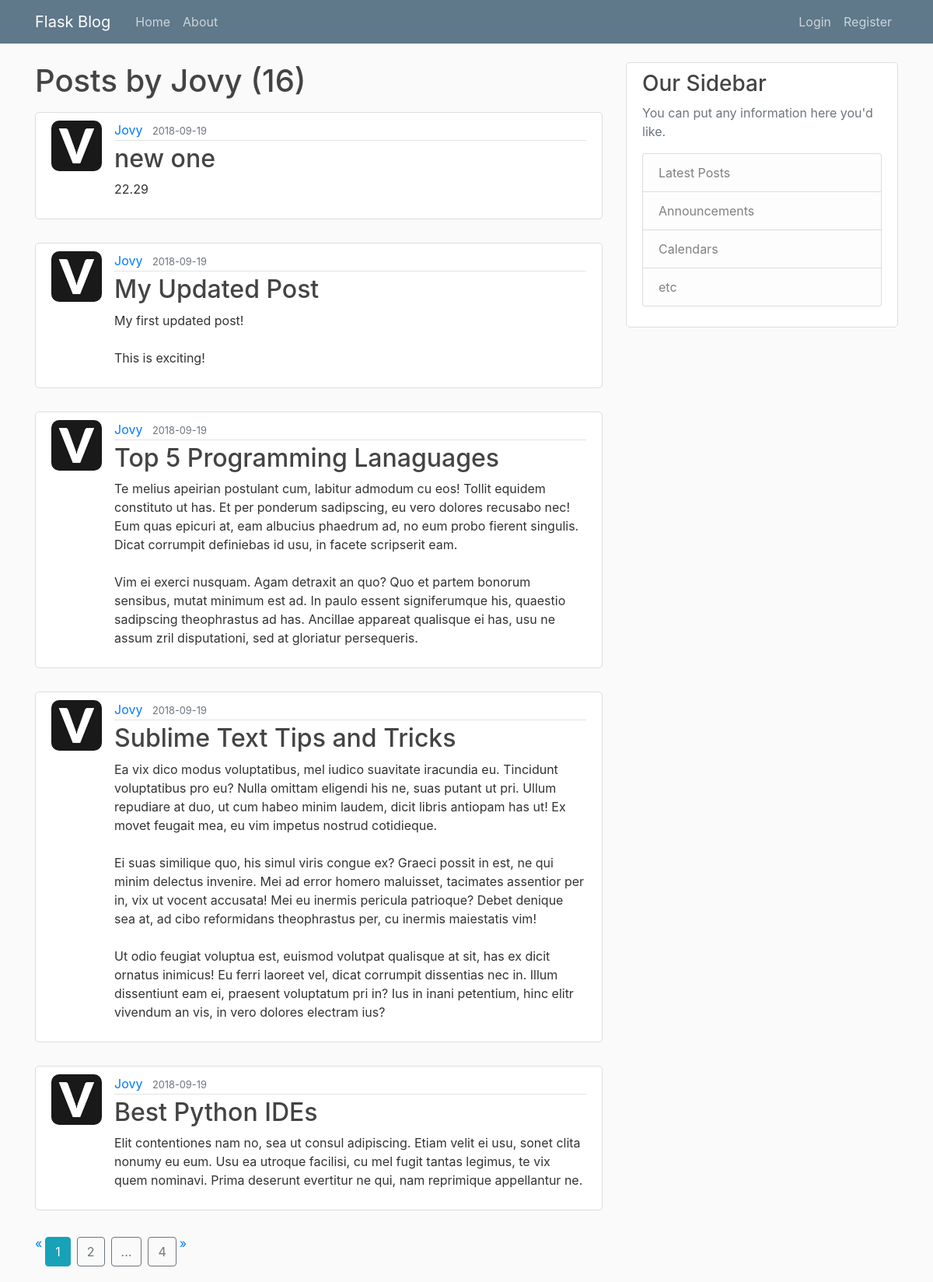
The app's page /user/Jovy with its own data.
### flaskblog/models.py (models this page shows, shortened)
class User(db.Model, UserMixin):
    id = db.Column(db.Integer, primary_key=True)
    username = db.Column(db.String(20), unique=True, nullable=False)
    email = db.Column(db.String(120), unique=True, nullable=False)
    image_file = db.Column(db.String(20), nullable=False, default='default.jpg')
    password = db.Column(db.String(60), nullable=False)
    posts = db.relationship('Post', backref='author', lazy='dynamic')

class Post(db.Model):
    id = db.Column(db.Integer, primary_key=True)
    title = db.Column(db.String(100), nullable=False)
    date_posted = db.Column(db.DateTime, nullable=False, default=datetime.utcnow())
    content = db.Column(db.Text, nullable=False)
    user_id = db.Column(db.Integer, db.ForeignKey('user.id'), nullable=False)

### flaskblog/routes.py (the view)
@app.route("/user/<string:username>")
def user_posts(username):
    page = request.args.get('page', default=1, type=int)
    user = User.query.filter_by(username=username).first_or_404()
    posts = Post.query.filter_by(author=user) \
        .order_by(Post.date_posted.desc()) \
        .paginate(per_page=5, page=page)
    return render_template('user_posts.html', posts=posts, user=user)

### flaskblog/templates/user_posts.html
{% extends "layout.html" %}
{% from 'render_pages.html' import render_pagination %}
{% block content %}
  <h1 class="mb-3">Posts by {{ user.username }} ({{ posts.total }})</h1>
  {% for post in posts.items %}
    <article class="media content-section">
      <img class="article-img" src="{{ url_for('static', filename='profile_pics/' + post.author.image_file) }}"
           alt="Image">
      <div class="media-body">
        <div class="article-metadata">
          <a class="mr-2" href="{{ url_for('user_posts', username=post.author.username) }}">{{ post.author.username }}</a>
          <small class="text-muted">{{ post.date_posted.strftime('%Y-%m-%d') }}</small>
        </div>
        <h2><a class="article-title" href="{{ url_for('post', post_id=post.id) }}">{{ post.title }}</a></h2>
        <p class="article-content">{{ post.content }}</p>
      </div>
    </article>
  {% endfor %}
  <div>
    <ul class="pagination pagination-large">
      <li><a href="#">&laquo;</a></li>
      {% for page_num in posts.iter_pages(right_current=2, left_current=1, left_edge=1, right_edge=1) %}
        {% if page_num == posts.page %}
          <li><a class="btn btn-info m-1" href="{{ url_for('user_posts', username=user.username, page=page_num) }}">{{ page_num }}</a></li>
        {% elif page_num != None %}
          <li><a class="btn btn-outline-secondary m-1" href="{{ url_for('user_posts', username=user.username, page=page_num) }}">{{ page_num }}</a></li>
        {% else %}
          <li><a class="btn btn-outline-secondary m-1" href="#">...</a></li>
        {% endif %}
      {% endfor %}
      <li><a href="#">&raquo;</a></li>
    </ul>
  </div>
{% endblock content %}

### flaskblog/static/main.css (style rules this page uses)
body { background: #fafafa; color: #333333; margin-top: 5rem; }
h1, h2, h3, h4, h5, h6 { color: #444444; }
.content-section { background: #ffffff; padding: 10px 20px; border: 1px solid #dddddd; border-radius: 5px; margin-bottom: 30px; }
.article-title { color: #444444; }
.article-content { white-space: pre-line; }
.article-img { height: 65px; width: 65px; margin-right: 16px; border-radius: 10px; }
.article-metadata { padding-bottom: 1px; margin-bottom: 4px; border-bottom: 1px solid #e3e3e3 }

### records on screen
User: username "Jovy"
Post: image_file (picture), author.username "Jovy", date_posted "2018-09-19", title "new one", content "22.29"
Post: image_file (picture), author.username "Jovy", date_posted "2018-09-19", title "My Updated Post", content "My first updated post! This is exciting!"
Post: image_file (picture), author.username "Jovy", date_posted "2018-09-19", title "Top 5 Programming Lanaguages", content "Te melius apeirian postulant cum, labitur admodum cu eos! Tollit equidem constituto ut has. Et per ponderum sadipscing, eu vero dolores recusabo nec! Eum quas epicuri at, eam albucius phaedrum ad, no eum probo fierent singulis. Dicat corrumpit definiebas id usu, in facete scripserit eam. Vim ei exerci nusquam. Agam detraxit an quo? Quo et partem bonorum sensibus, mutat minimum est ad. In paulo essent signiferumque his, quaestio sadipscing theophrastus ad has. Ancillae appareat qualisque ei has, usu ne assum zril disputationi, sed at gloriatur persequeris."
Post: image_file (picture), author.username "Jovy", date_posted "2018-09-19", title "Sublime Text Tips and Tricks", content "Ea vix dico modus voluptatibus, mel iudico suavitate iracundia eu. Tincidunt voluptatibus pro eu? Nulla omittam eligendi his ne, suas putant ut pri. Ullum repudiare at duo, ut cum habeo minim laudem, dicit libris antiopam has ut! Ex movet feugait mea, eu vim impetus nostrud cotidieque. Ei suas similique quo, his simul viris congue ex? Graeci possit in est, ne qui minim delectus invenire. Mei ad error homero maluisset, tacimates assentior per in, vix ut vocent accusata! Mei eu inermis pericula patrioque? Debet denique sea at, ad cibo reformidans theophrastus per, cu inermis maiestatis vim! Ut odio feugiat voluptua est, euismod volutpat qualisque at sit, has ex dicit ornatus inimicus! Eu…"
Post: image_file (picture), author.username "Jovy", date_posted "2018-09-19", title "Best Python IDEs", content "Elit contentiones nam no, sea ut consul adipiscing. Etiam velit ei usu, sonet clita nonumy eu eum. Usu ea utroque facilisi, cu mel fugit tantas legimus, te vix quem nominavi. Prima deserunt evertitur ne qui, nam reprimique appellantur ne."

### other values on screen
{{ posts.total }} "16"
{{ page_num }} "1"
{{ page_num }} "2" "4"
